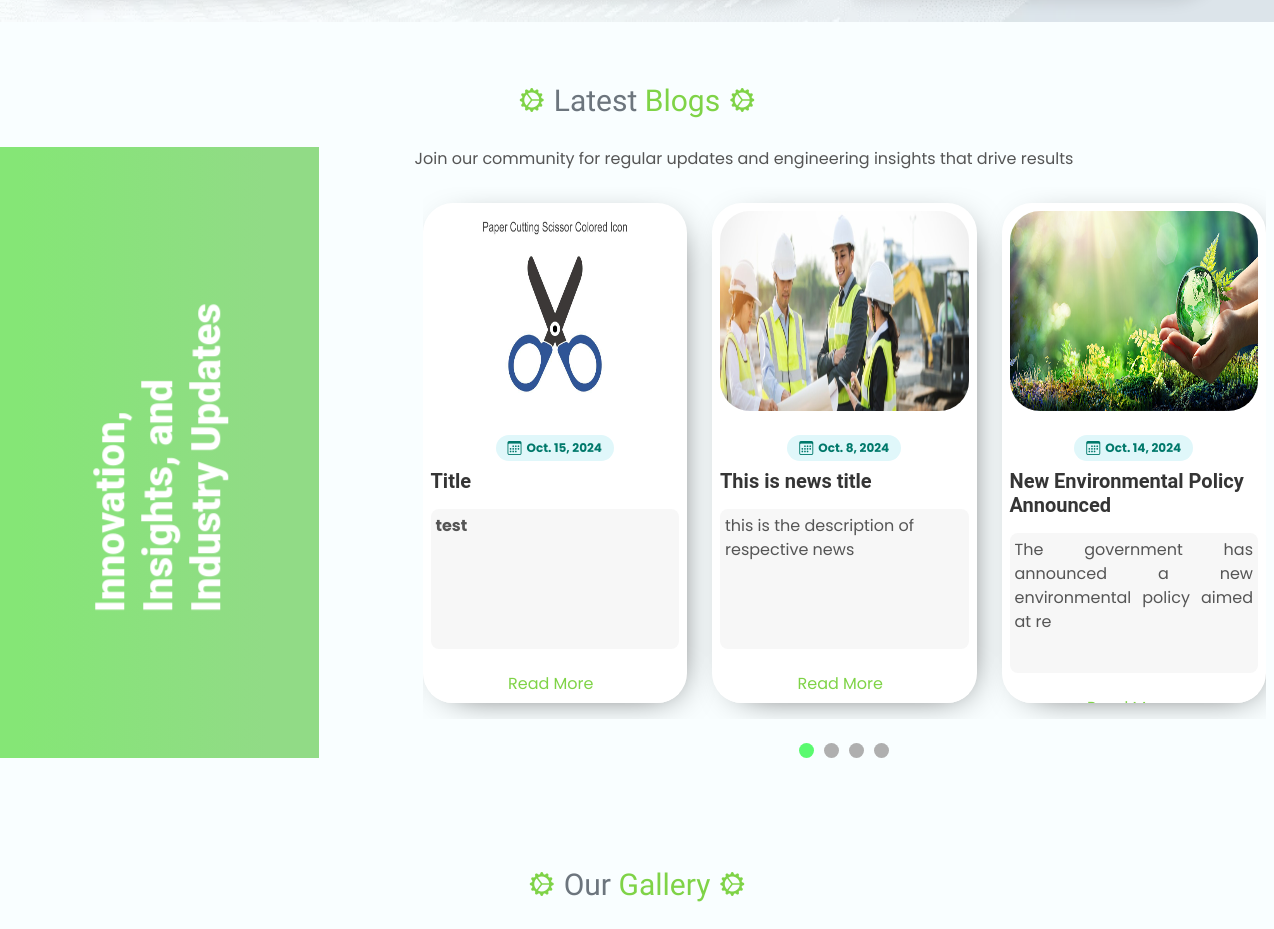
/ (middle part), run on an earlier commit of the app's database.
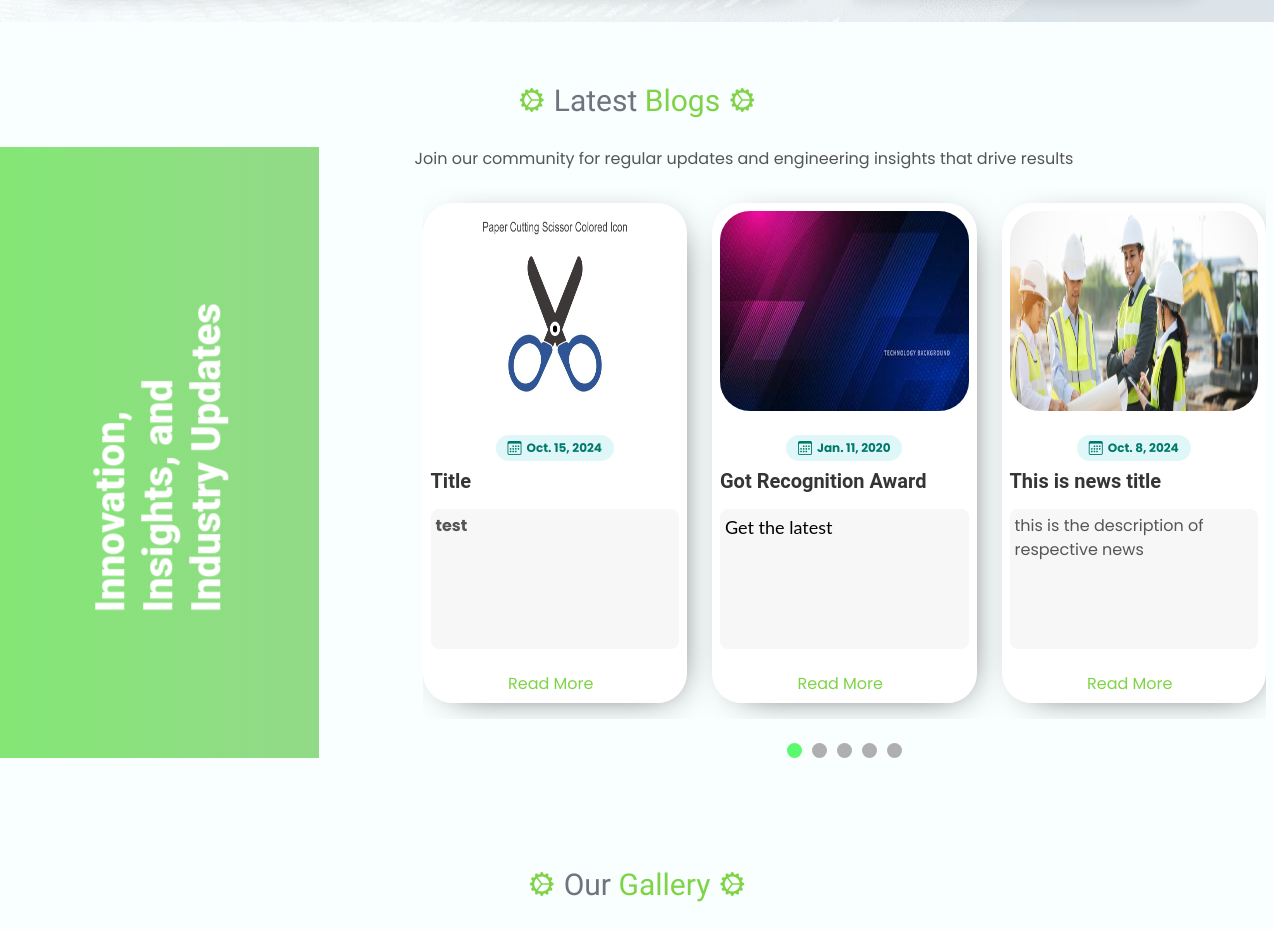
And on a later commit of the database.
### WebAdmin/models.py (models this page shows, shortened)
class News(models.Model):
    title=models.CharField(max_length=200)
    content=models.TextField()
    thumbnail = models.ImageField(upload_to="news_thumbnail/",  help_text="Recommended Size 1280 x 720 (landscape)", blank=True, null=True)
    is_active = models.BooleanField(default=True)
    date=models.DateField(null=True, auto_now=False, auto_now_add=False)

### WebApp/views.py (the view, shortened to what this page needs)
# urls.py: path('', WebView.index, name="index"),
def index(request):
    gallery_images= PhotoGallery.objects.select_related().filter(is_show_on_home_page=True)
    news = News.objects.select_related().order_by("-id")[:5]
    data={
        'gallery_images':gallery_images,
        'news':news,
    }
    return render(request,"index.html",data)

### WebApp/templates/index.html (shortened to what this page needs)
{% extends "website_base.html" %}
{% load static %}
{% block content %}
<section class="index-service">
    <br><br>
    <div class="container" style="max-width: 1200px;">
        <div class="row">
        </div>
    </div>
</section>
{% if news %}
<div class="container-fluid py-2 mt-5 px-lg-0">
    <div class="row text-center mb-4">
        <div class="Heading-section">
            <i class="bi bi-gear-wide-connected"></i>
            <span class="line-text"> <span class="text-secondary">Latest</span> Blogs </span>
            <i class="bi bi-gear-wide-connected"></i>
        </div>
    </div>
    <div class="row g-0">
        <div class="col-lg-3 d-none d-lg-flex">
            <div class="d-flex align-items-center justify-content-center  w-100 h-100"
                style="background: linear-gradient(90deg, #85e676 6.14%, #91db86 83.37%); ">
                <h3 class="display-3 text-white m-0 fs-1" style="transform: rotate(-90deg); ">Innovation, Insights, and
                    Industry Updates</h3>
            </div>
        </div>
        <div class="col-md-12 col-lg-9  ">
            <div class="ms-lg-5 ps-lg-5 ">
                <div class="row">
                    <p>Join our community for regular updates and engineering insights that drive results</p>
                </div>
                <div class="owl-carousel news-carousel px-2" >
         {% for i in news %}
                    <div class="bg-light p-2 news-carousel-item mt-3 mb-3 " style="height: 500px; overflow: hidden; padding-bottom:20px ;">
                        <div class="news-img">
                            <img src="{{i.thumbnail.url}}"
                            alt="Dynaxcel Engineers Pvt. Ltd." loading="lazy" style="height: 200px;">
                        </div>
                        <div class="news-info mt-3">
                            <p class="news-date-location">
                            <div class="row text-left">
                                <div class="col-sm-12 text-left">
                                    <span class="badge bg-date mt-2"><i class="bi bi-calendar3"></i> {{i.date}}</span>
                                </div>
                            </div>
                            </p>
                        </div>
                        <h5 class="mb-1 mt-2">{{i.title}}</h5>
                        <p class="" style="text-align: justify;"> <div style=" background-color: #f7f7f7; padding: 5px; border-radius: 8px; height: 140px;">
                            {{ i.content|safe|slice:":100" }}
                        </div></p>
                        <a href="" class="btn bg-white text-primary w-100  ">Read More</a>
                    </div>
                {% endfor %}
                </div>
            </div>
        </div>
    </div>
</div>
{% endif %}
{% if gallery_images %}
<div class="container  px-2 py-5  mt-5" style="border-radius: 15px;">
    <div class="row text-center mb-4">
        <div class="Heading-section">
            <i class="bi bi-gear-wide-connected"></i>
            <span class="line-text"> <span class="text-secondary">Our</span> Gallery </span>
            <i class="bi bi-gear-wide-connected"></i>
        </div>
    </div>
</div>
{% endif %}
{% endblock content %}

What changed in the data, as far as the page shows it:
no longer on this page (row unchanged): News: thumbnail (picture), date "Oct. 14, 2024", title "New Environmental Policy Announced", content "The government has announced a new environmental policy aimed at re"
added News: thumbnail (picture), date "Jan. 11, 2020", title "Got Recognition Award", content "Get the latest"
